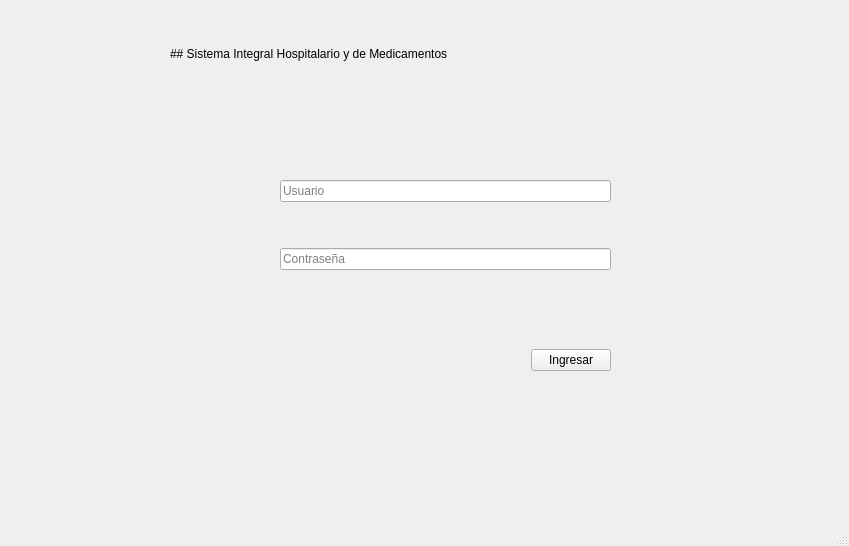
<?xml version="1.0" encoding="UTF-8"?>
<ui version="4.0">
 <class>MainWindow</class>
 <widget class="QMainWindow" name="MainWindow">
  <property name="geometry">
   <rect>
    <x>0</x>
    <y>0</y>
    <width>849</width>
    <height>546</height>
   </rect>
  </property>
  <property name="sizeIncrement">
   <size>
    <width>640</width>
    <height>480</height>
   </size>
  </property>
  <property name="windowTitle">
   <string>SIHMED</string>
  </property>
  <widget class="QWidget" name="centralwidget">
   <widget class="QWidget" name="verticalLayoutWidget">
    <property name="geometry">
     <rect>
      <x>280</x>
      <y>140</y>
      <width>331</width>
      <height>231</height>
     </rect>
    </property>
    <layout class="QVBoxLayout" name="verticalLayout">
     <item>
      <spacer name="verticalSpacer">
       <property name="orientation">
        <enum>Qt::Orientation::Vertical</enum>
       </property>
       <property name="sizeType">
        <enum>QSizePolicy::Policy::Fixed</enum>
       </property>
       <property name="sizeHint" stdset="0">
        <size>
         <width>20</width>
         <height>40</height>
        </size>
       </property>
      </spacer>
     </item>
     <item>
      <widget class="QLineEdit" name="le_usuario">
       <property name="inputMask">
        <string/>
       </property>
       <property name="text">
        <string/>
       </property>
       <property name="placeholderText">
        <string>Usuario</string>
       </property>
      </widget>
     </item>
     <item>
      <spacer name="verticalSpacer_2">
       <property name="orientation">
        <enum>Qt::Orientation::Vertical</enum>
       </property>
       <property name="sizeType">
        <enum>QSizePolicy::Policy::Fixed</enum>
       </property>
       <property name="sizeHint" stdset="0">
        <size>
         <width>20</width>
         <height>40</height>
        </size>
       </property>
      </spacer>
     </item>
     <item>
      <widget class="QLineEdit" name="le_contrasena">
       <property name="inputMask">
        <string/>
       </property>
       <property name="text">
        <string/>
       </property>
       <property name="placeholderText">
        <string>Contraseña</string>
       </property>
      </widget>
     </item>
     <item>
      <spacer name="verticalSpacer_3">
       <property name="orientation">
        <enum>Qt::Orientation::Vertical</enum>
       </property>
       <property name="sizeHint" stdset="0">
        <size>
         <width>20</width>
         <height>40</height>
        </size>
       </property>
      </spacer>
     </item>
     <item>
      <layout class="QGridLayout" name="gridLayout">
       <item row="0" column="1">
        <widget class="QPushButton" name="pb_ingresar">
         <property name="text">
          <string>Ingresar</string>
         </property>
         <property name="autoDefault">
          <bool>false</bool>
         </property>
         <property name="default">
          <bool>false</bool>
         </property>
         <property name="flat">
          <bool>false</bool>
         </property>
        </widget>
       </item>
       <item row="0" column="0">
        <spacer name="horizontalSpacer">
         <property name="orientation">
          <enum>Qt::Orientation::Horizontal</enum>
         </property>
         <property name="sizeHint" stdset="0">
          <size>
           <width>40</width>
           <height>20</height>
          </size>
         </property>
        </spacer>
       </item>
      </layout>
     </item>
    </layout>
   </widget>
   <widget class="QLabel" name="label">
    <property name="geometry">
     <rect>
      <x>170</x>
      <y>40</y>
      <width>564</width>
      <height>27</height>
     </rect>
    </property>
    <property name="text">
     <string>## Sistema Integral Hospitalario y de Medicamentos</string>
    </property>
    <property name="textFormat">
     <enum>Qt::TextFormat::MarkdownText</enum>
    </property>
   </widget>
   <widget class="QWidget" name="wg_imagen_sihmed" native="true">
    <property name="geometry">
     <rect>
      <x>10</x>
      <y>20</y>
      <width>120</width>
      <height>80</height>
     </rect>
    </property>
   </widget>
  </widget>
  <widget class="QStatusBar" name="statusbar"/>
 </widget>
 <resources/>
 <connections/>
</ui>
